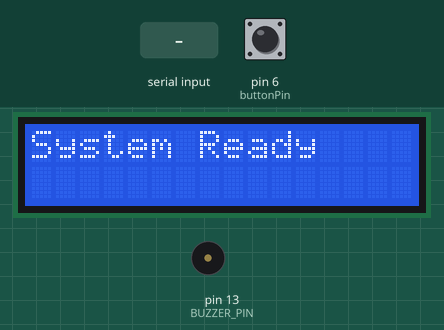
Bench run of a sketch on a simulated Arduino Uno, built with avr-gcc and run on an emulated ATmega328P. On the bench: 16×2 character LCD, buzzer (waves = sounding, pin HIGH). Inputs (shaded band) come from the test bench; at power-on: pin 6 (buttonPin) HIGH. The modem accepts every AT command (registered, SIM ready, sends succeed) and sends nothing else; what the sketch prints to the serial monitor is not drawn.

Above: at 5.3 s.
5.4 s: pin 6 (buttonPin) pulled LOW for 0.15 s
At 6.3 s:
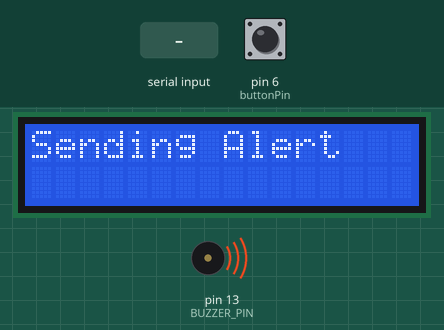
8.5 s: "$GPGGA\n" received over Serial
At 11.4 s:
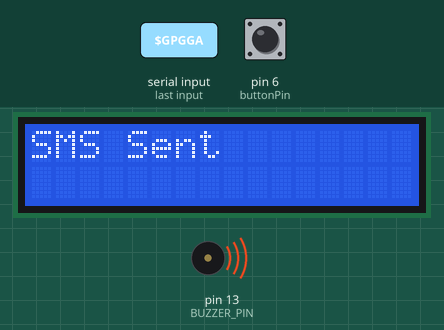
11.5 s: "STOP\n" received over the second serial link
At 14.4 s:
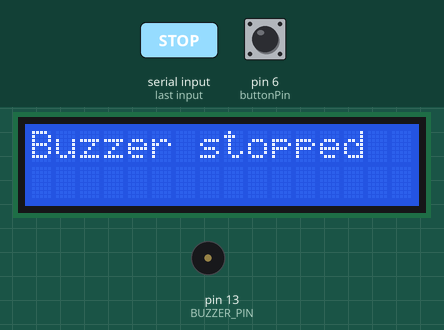
14.5 s: "$GPGGA\n" received over the second serial link
16.0 s: pin 6 (buttonPin) pulled LOW for 1 s
At 17.1 s:
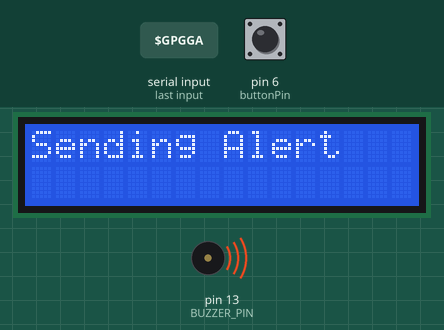
20.0 s: "0\n" received over the second serial link
Timing chart, 0 to 23.0 s (numbered marks = the images above; inputs shaded):
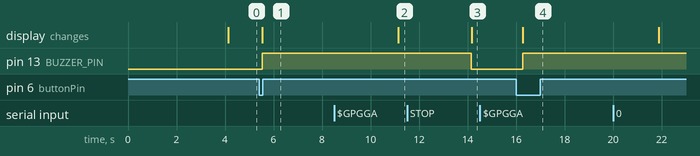

Measured:
- after the input at 5.4 s, pin 13 (BUZZER_PIN): LOW → HIGH after 0.14 s; the display: changes after 0.14 s (image 1)
- after the input at 11.5 s, pin 13 (BUZZER_PIN): HIGH → LOW after 2.7 s; the display: changes after 2.7 s (image 3)
- after the input at 14.5 s, every drawn part: stays the same
- after the input at 16.0 s, pin 13 (BUZZER_PIN): LOW → HIGH after 0.28 s; the display: changes after 0.28 s (image 4)

The sketch:

Women_Safety_Alert_System.ino
```cpp
/*
 * Women Safety GPS + GSM Emergency Alert System
 * -----------------------------------------------
 * Button-triggered emergency alert device.
 * On trigger: sounds a buzzer and sends an SMS with a live Google Maps
 * location link over GSM. GPS coordinates and status are shown on a
 * 16x2 I2C LCD. Sending "STOP" back to the device's SIM silences the buzzer.
 *
 * Hardware: Arduino Uno/Nano, NEO-6M GPS module, SIM800L GSM module,
 *           16x2 I2C LCD (PCF8574 backpack, addr 0x27), buzzer, push button.
 *
 * See README.md for wiring, setup, and configuration instructions.
 */

#include <Wire.h>
#include <SoftwareSerial.h>
#include <LiquidCrystal_I2C.h>

// ---------------- Configuration ----------------
// Set the emergency contact number the alert SMS is sent to.
// Format: "+<country code><number>", e.g. "+919876543210"
#define EMERGENCY_CONTACT "+91XXXXXXXXXX"

#define BUZZER_PIN 13
const int buttonPin = 6;
// -------------------------------------------------

LiquidCrystal_I2C lcd(0x27, 16, 2);

SoftwareSerial gsm(7, 8);
SoftwareSerial gps(10, 11);

bool btnState = HIGH;

// GPS fallback
String latitude = "";
String longitude = "";
String gpsBuffer = "";

// Convert raw NMEA GPS coordinate format (ddmm.mmmm) to decimal degrees
float convertToDecimal(String raw)
{
  float val = raw.toFloat();
  int deg = (int)(val / 100);
  float min = val - (deg * 100);
  return deg + (min / 60.0);
}

// GSM INIT
void gsm_init()
{
  Serial.println("Initializing GSM...");
  gsm.println("AT");
  delay(1000);

  gsm.println("AT+CMGF=1"); // Text mode
  delay(1000);

  gsm.println("AT+CNMI=2,2,0,0,0"); // Direct incoming SMS
  delay(1000);

  Serial.println("GSM Ready");
}

// SEND SMS
void send_sms()
{
  Serial.println("Sending SMS...");

  gsm.listen();

  gsm.print("AT+CMGS=\"");
  gsm.print(EMERGENCY_CONTACT);
  gsm.print("\"\r");

  // WAIT FOR '>' FROM GSM
  unsigned long t = millis();
  bool prompt = false;

  while (millis() - t < 5000)
  {
    if (gsm.available())
    {
      char c = gsm.read();
      Serial.write(c);

      if (c == '>')
      {
        prompt = true;
        break;
      }
    }
  }

  if (!prompt)
  {
    Serial.println("ERROR: No GSM prompt");
    return;
  }

  gsm.print("EMERGENCY ALERT!\nNeed Help!\n");

  gsm.print("Location:\n");
  gsm.print("https://maps.google.com/?q=");
  gsm.print(latitude);
  gsm.print(",");
  gsm.print(longitude);

  delay(500);

  gsm.write(26); // CTRL+Z

  delay(5000);

  Serial.println("SMS SENT");
}

// PARSE GPS ($GPGGA sentence)
void parseGPS(String data)
{
  if (data.indexOf("$GPGGA") == -1)
    return;

  int idx = 0;
  int commaCount = 0;

  String parts[15];

  for (int i = 0; i < data.length(); i++)
  {
    if (data[i] == ',')
    {
      commaCount++;
      idx++;
    }
    else
    {
      parts[idx] += data[i];
    }
  }

  // GPGGA format:
  // parts[2] = latitude
  // parts[3] = N/S
  // parts[4] = longitude
  // parts[5] = E/W
  // parts[6] = fix quality

  if (parts[6] == "0")
  {
    Serial.println("No GPS fix");
    return;
  }

  String rawLat = parts[2];
  String latDir = parts[3];
  String rawLon = parts[4];
  String lonDir = parts[5];

  if (rawLat.length() < 4 || rawLon.length() < 4)
    return;

  float lat = convertToDecimal(rawLat);
  float lon = convertToDecimal(rawLon);

  if (latDir == "S") lat = -lat;
  if (lonDir == "W") lon = -lon;

  latitude = String(lat, 6);
  longitude = String(lon, 6);

  Serial.print("Lat: ");
  Serial.println(latitude);
  Serial.print("Lon: ");
  Serial.println(longitude);

  lcd.clear();
  lcd.setCursor(0, 0);
  lcd.print("Lat:");
  lcd.print(latitude.substring(0, 10));

  lcd.setCursor(0, 1);
  lcd.print("Lon:");
  lcd.print(longitude.substring(0, 10));
}

// READ GPS
void gpsEvent()
{
  gps.listen();
  while (gps.available())
  {
    char c = gps.read();

    if (c == '\n')
    {
      parseGPS(gpsBuffer);
      gpsBuffer = "";
    }
    else
    {
      gpsBuffer += c;
    }
  }
}

void trigger_alert()
{
  lcd.clear();
  lcd.print("Sending Alert");

  // Buzzer ON (continuous)
  digitalWrite(BUZZER_PIN, HIGH);

  send_sms();

  lcd.clear();
  lcd.print("SMS Sent");
}

void serialEvent()
{
  gsm.listen();

  static String msg = "";

  while (gsm.available())
  {
    char c = gsm.read();
    Serial.write(c); // debug output

    msg += c;

    // Convert to uppercase safely
    String temp = msg;
    temp.toUpperCase();

    // Check STOP anywhere in stream
    if (temp.indexOf("STOP") != -1)
    {
      digitalWrite(BUZZER_PIN, LOW);
      lcd.clear();
      lcd.print("Buzzer stopped");

      Serial.println("\nBuzzer OFF via SMS");

      msg = ""; // clear buffer after detection
    }

    if (msg.length() > 150)
    {
      msg = "";
    }
  }
}

void setup()
{
  Serial.begin(9600);
  gsm.begin(9600);
  gps.begin(9600);

  pinMode(buttonPin, INPUT_PULLUP);
  pinMode(BUZZER_PIN, OUTPUT);

  lcd.init();
  lcd.backlight();

  lcd.print("System Start");
  delay(1000);

  gsm_init();

  lcd.clear();
  lcd.print("System Ready");
}

void loop()
{
  // GPS: poll for a short window each cycle
  gps.listen();
  unsigned long t1 = millis();

  while (millis() - t1 < 200)
  {
    while (gps.available())
    {
      char c = gps.read();

      if (c == '\n')
      {
        parseGPS(gpsBuffer);
        gpsBuffer = "";
      }
      else
      {
        gpsBuffer += c;
      }
    }
  }

  // GSM: longer listen window so incoming "STOP" SMS isn't missed
  gsm.listen();
  unsigned long t2 = millis();

  static String msg = "";

  while (millis() - t2 < 500)
  {
    while (gsm.available())
    {
      char c = gsm.read();
      Serial.write(c);

      msg += c;

      String temp = msg;
      temp.toUpperCase();

      if (temp.indexOf("STOP") != -1)
      {
        digitalWrite(BUZZER_PIN, LOW);
        lcd.clear();
        lcd.print("Buzzer stopped");
        msg = "";
      }

      if (msg.length() > 200)
        msg = "";
    }
  }

  btnState = digitalRead(buttonPin);

  if (btnState == LOW)
  {
    trigger_alert();
    delay(3000);
  }
}
```
